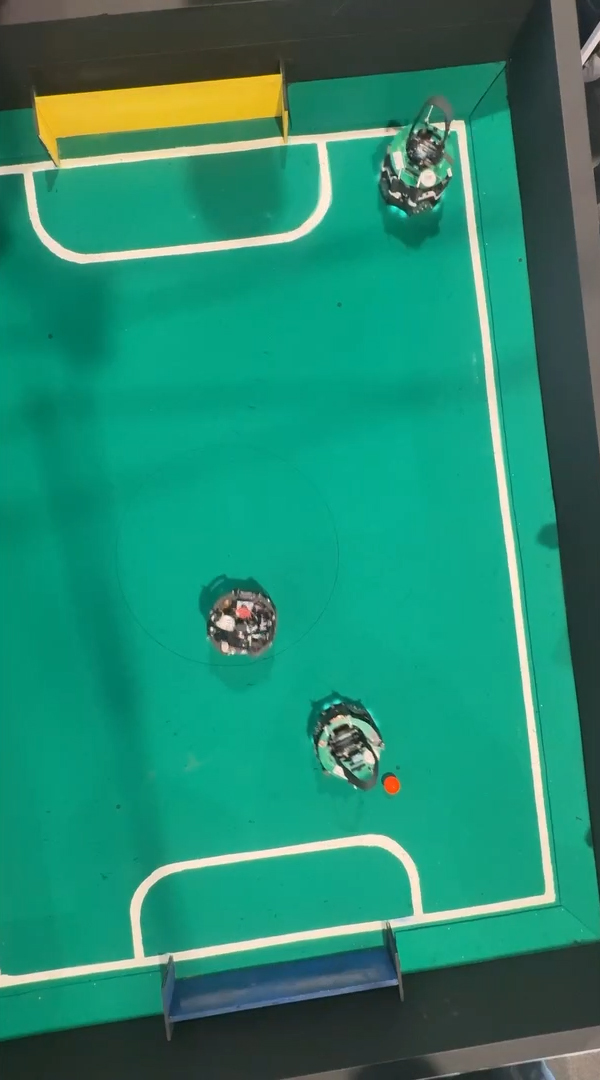
#> input picture code/data/videos/futbot-01.jpg, 600 x 1080 px
$ python -i ball_utils.py   (imports and definitions only)
#> lines starting #> are read from the running program, lines starting #| are printed output that depends on the picture; after the words box and inside, x2 and y2 are one past the last pixel; in counts of white or black regions, pixels touching at a corner belong together
#> further down, picture is the input picture: shape (1080, 600, 3); mean B, G, R 111.8, 137.2, 36.8
import cv2
import numpy as np
import supervision as sv

# ── Constantes ────────────────────────────────────────────────────────────────
BALL_MIN_AREA              = 8          # más pequeño: bola puede estar lejos
BALL_MAX_AREA              = 3500
BALL_MAX_ASPECT_RATIO      = 1.8
BALL_MIN_CIRCULARITY       = 0.45       # relajado: bola parcialmente ocluida
BALL_MIN_ORANGE_PIXELS     = 6
BALL_MIN_ORANGE_RATIO      = 0.04
BALL_MIN_SIGNATURE_RATIO   = 0.12
BALL_MIN_SIGNATURE_CIRCULARITY = 0.58
BALL_MIN_FIELD_NEIGHBOR_RATIO = 0.18
BALL_HSV_CONFIDENCE        = 0.92
BALL_ROBOT_REJECT_RADIUS_PX   = 58.0
BALL_ROBOT_REJECT_PADDING_PX  = 14.0
BALL_FIELD_CONTEXT_PADDING_PX = 18
BALL_SKIN_CONTEXT_PADDING_PX = 42
BALL_MAX_SKIN_RING_RATIO = 0.14
BALL_MAX_SKIN_BOX_RATIO = 0.28
BALL_MIN_SKIN_PIXELS_TO_REJECT = 90

# ── Rangos HSV naranja (dos bandas para capturar sombras/sobreexposición) ─────
# Banda primaria: naranja puro brillante
_HSV_ORANGE_LO1 = np.array([0,  120,  80], dtype=np.uint8)
_HSV_ORANGE_HI1 = np.array([10, 255, 255], dtype=np.uint8)
# Banda secundaria: naranja oscuro / bajo brillo (bola en sombra del robot)
_HSV_ORANGE_LO2 = np.array([165, 100,  60], dtype=np.uint8)
_HSV_ORANGE_HI2 = np.array([180, 255, 255], dtype=np.uint8)
# Banda terciaria: naranja-amarillo (sobreexposición, luz fuerte encima)
_HSV_ORANGE_LO3 = np.array([10,  115,  110], dtype=np.uint8)
_HSV_ORANGE_HI3 = np.array([25, 255,  255], dtype=np.uint8)


# ── Helpers internos ──────────────────────────────────────────────────────────
def _box_area(xyxy: np.ndarray) -> float:
    return max(0, xyxy[2] - xyxy[0]) * max(0, xyxy[3] - xyxy[1])


def _center(xyxy: np.ndarray):
    return ((xyxy[0] + xyxy[2]) / 2, (xyxy[1] + xyxy[3]) / 2)


# [9 lines left out: function _orange_mask, not called in this run]


def _skin_mask(frame: np.ndarray) -> np.ndarray:
    if frame is None or frame.size == 0:
        return np.zeros((0, 0), dtype=np.uint8)

    ycrcb = cv2.cvtColor(frame, cv2.COLOR_BGR2YCrCb)
#> ycrcb: shape (1080, 600, 3); mean of channels 0, 1, 2 104.3, 79.9, 132.3
    skin_ycrcb = cv2.inRange(
        ycrcb,
        np.array([0, 133, 77], dtype=np.uint8),
        np.array([255, 173, 127], dtype=np.uint8),
    )
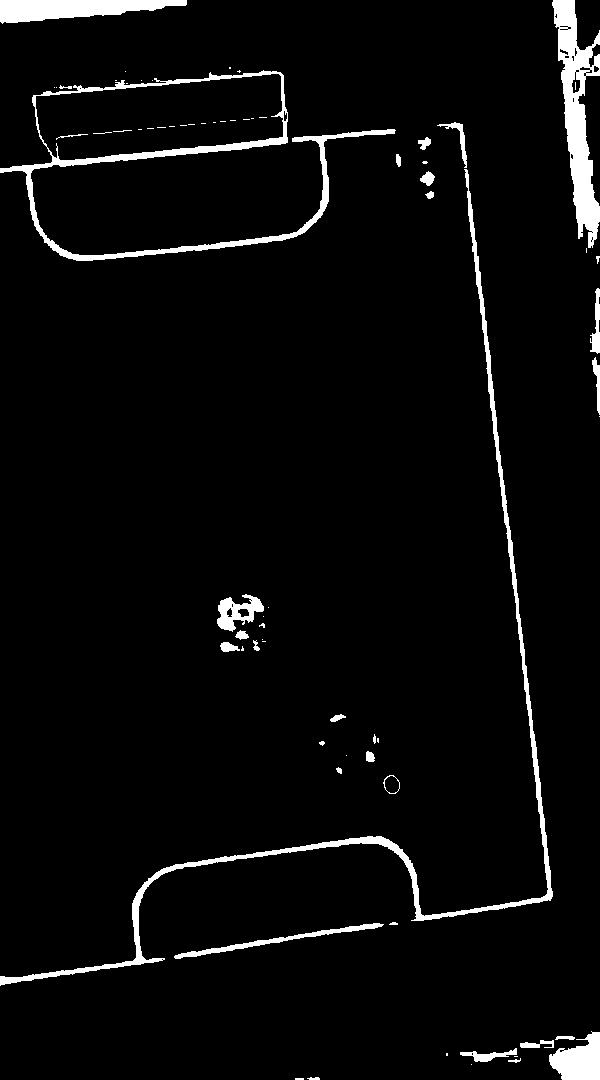
#> skin_ycrcb: shape (1080, 600); 4.2% white; 72 white regions (40 under 20 px), largest, box (x1, y1, x2, y2) and area: (0, 169, 553, 986) 6826, (0, 70, 396, 261) 5961, (552, 0, 600, 248) 5158

    hsv = cv2.cvtColor(frame, cv2.COLOR_BGR2HSV)
#> hsv: shape (1080, 600, 3); mean H, S, V 75.7, 182.3, 139
    skin_hsv_1 = cv2.inRange(
        hsv,
        np.array([0, 20, 70], dtype=np.uint8),
        np.array([25, 170, 255], dtype=np.uint8),
    )
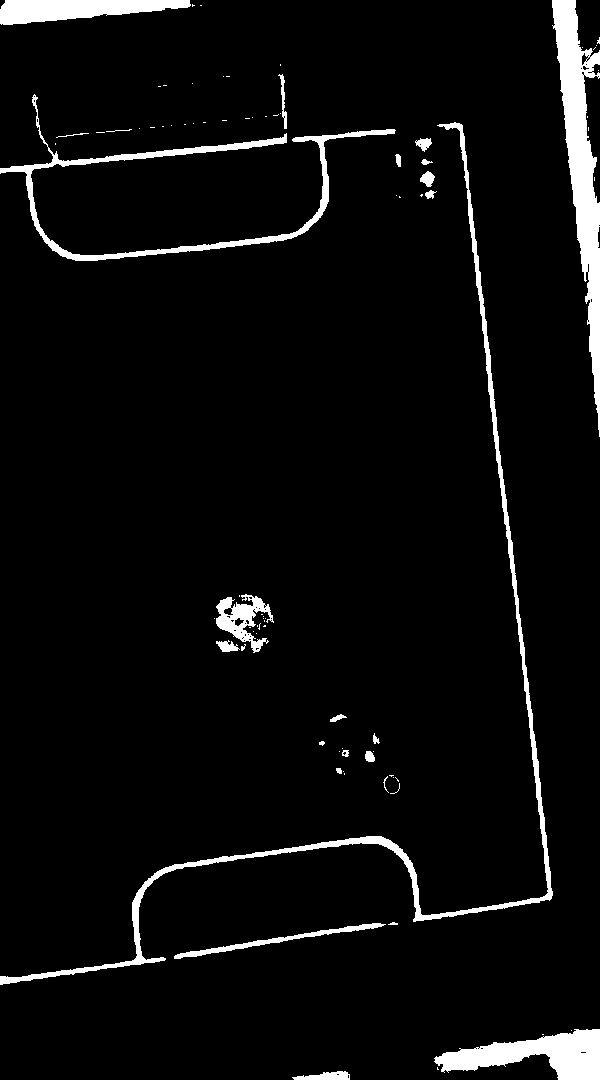
#> skin_hsv_1: shape (1080, 600); 4.9% white; 85 white regions (60 under 20 px), largest, box (x1, y1, x2, y2) and area: (552, 0, 600, 437) 7882, (0, 122, 553, 985) 7317, (0, 94, 396, 261) 4777
    skin_hsv_2 = cv2.inRange(
        hsv,
        np.array([165, 20, 70], dtype=np.uint8),
        np.array([180, 170, 255], dtype=np.uint8),
    )
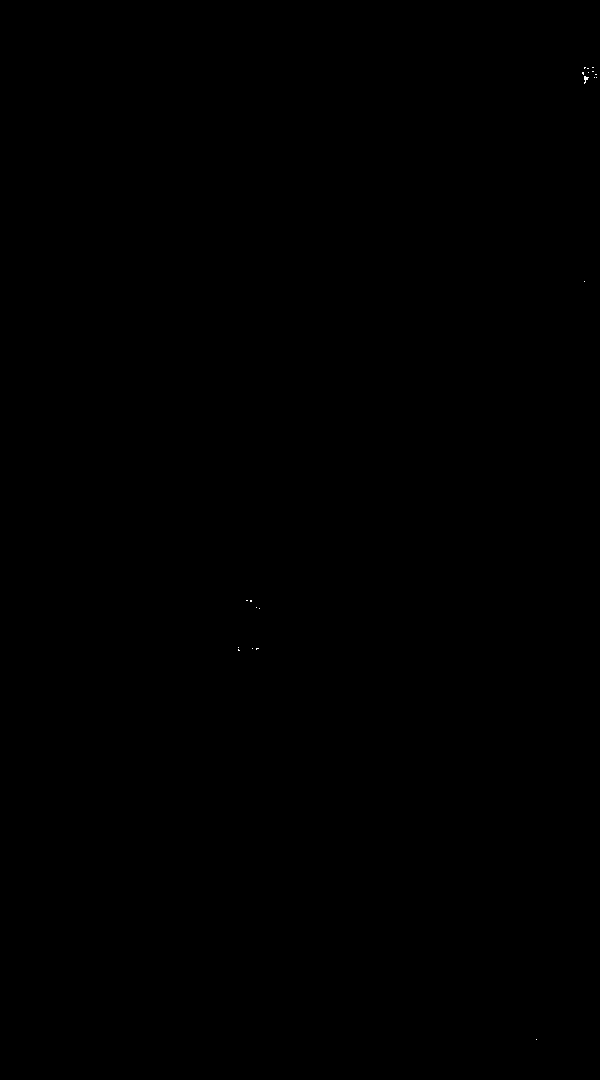
#> skin_hsv_2: shape (1080, 600); 0.01% white in thin lines or dots, all inside (x1, y1, x2, y2) = (238, 67, 597, 1040)
    return cv2.bitwise_or(skin_ycrcb, cv2.bitwise_or(skin_hsv_1, skin_hsv_2))
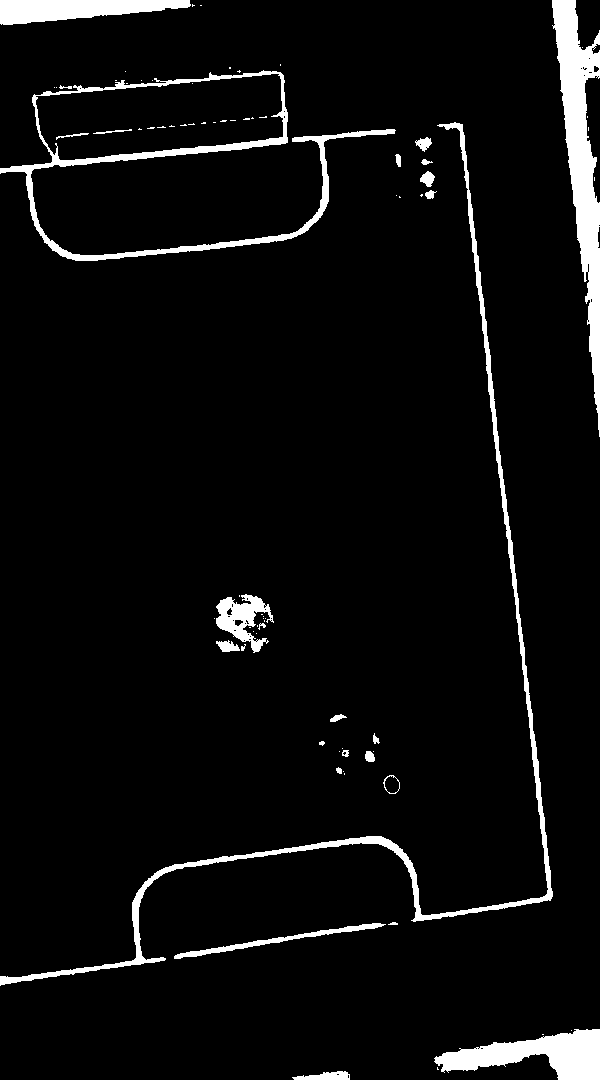
#> returned value: shape (1080, 600); 5.2% white; 79 white regions (52 under 20 px), largest, box (x1, y1, x2, y2) and area: (552, 0, 600, 437) 8098, (0, 122, 553, 986) 7369, (0, 70, 396, 261) 6194


# [450 lines left out: functions _clip_box, _is_near_robot, _circularity, filter_ball_by_area, filter_ball_by_aspect_ratio, filter_ball_by_orange_support and 15 more, not called in this run]

>>> import cv2
>>> picture = cv2.imread('../data/videos/futbot-01.jpg')
>>> result = _skin_mask(picture)
